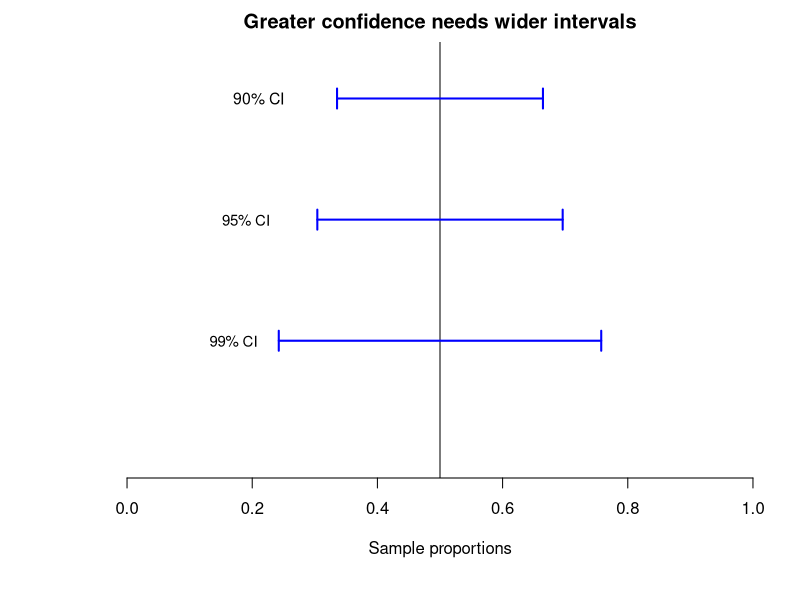

Write R code to recreate this figure.
## ---- chunk 1
phat <- 0.5
n <- 25

sep <- sqrt( phat*(1 - phat) / n )
levels <- c(0.90, 0.95, 0.99, 0.997)
zs <- qnorm( 1 - (1 - levels) / 2)
mes <- sep * zs

par( mar = c(6, 5, 2, 1) + 0.1)
plot( x = c(0, 1),
      y = c(0, 1), 
      axes = FALSE, 
      xlab = "Sample proportions",
      ylab = "", 
      main = "Greater confidence needs wider intervals", 
      type = "n")
axis(side = 1)
abline(v = phat)


### abel the confidence level on the left
arrows(phat - mes[1], 0.9,    
       phat + mes[1], 0.9,    
       code = 3, 
       angle = 90, 
       length = 0.1,
       col = "blue", 
       lwd = 2, 
       ylim = c(0, 0.35))
text(0.21, 0.9,
     "90% CI", 
     cex = 0.95)

arrows(phat - mes[2], 0.6, 
       phat + mes[2], 0.6, 
       code = 3,
       angle = 90,		
       length = 0.1,
       col = "blue", 
       lwd = 2,
       ylim = c(0, 0.35))
text(0.19, 0.6, 
     "95% CI", 
     cex = 0.9)

arrows(phat - mes[3], 0.3, 
       phat + mes[3], 0.3, 
       code = 3, 
       angle = 90, 
       length = 0.1,
       col = "blue", 
       lwd = 2, 
       ylim = c(0, 0.35))
text(0.17, 0.3,
     "99% CI", 
     cex = 0.9)
